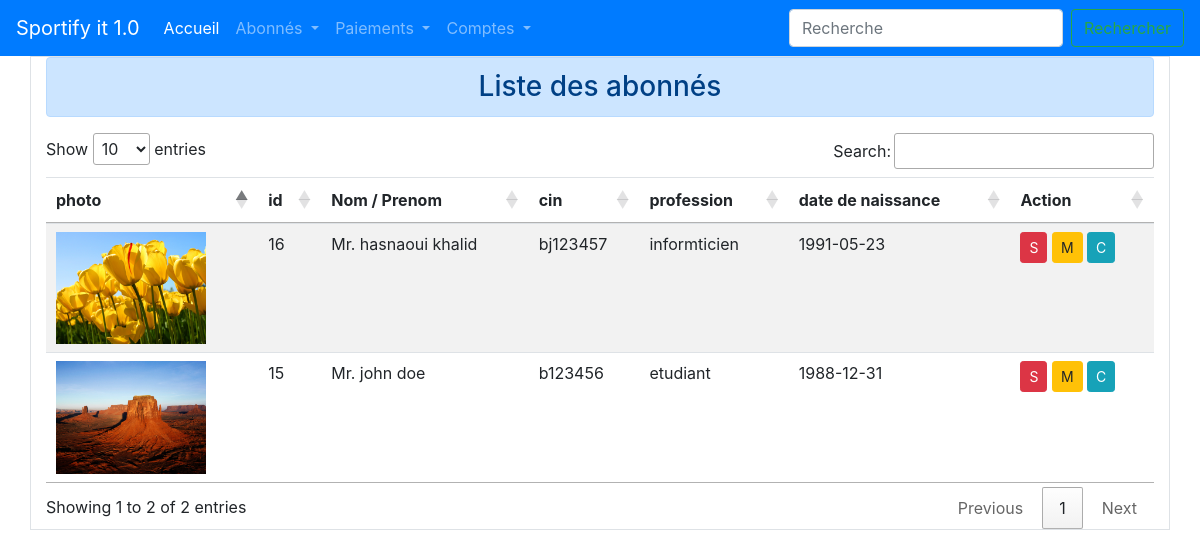
/abonnes/index.php, run on the app's committed database.
### tables this page shows
CREATE TABLE `abonnes` (
  `id` int(11) NOT NULL,
  `nom` varchar(254) DEFAULT NULL,
  `prenom` varchar(254) DEFAULT NULL,
  `date_naissance` varchar(255) DEFAULT NULL,
  `profession` varchar(254) DEFAULT NULL,
  `sexe` varchar(254) DEFAULT NULL,
  `inscrit_le` date DEFAULT NULL,
  `created_at` timestamp NULL DEFAULT CURRENT_TIMESTAMP,
  `updated_at` timestamp NULL DEFAULT CURRENT_TIMESTAMP,
  `photo` varchar(255) DEFAULT NULL,
  `cin` varchar(20) DEFAULT NULL
);

### models/utils.class.php (called while the page is built, shortened)
<?php
class Utils
{
    public static  $_CNX = NULL;
    public static  $TABLE;
    public    static function connecter_db()
    {
        try {
            $options = [PDO::ATTR_ERRMODE => PDO::ERRMODE_EXCEPTION];
            if (!self::$_CNX) {
                self::$_CNX =  new PDO("mysql:host=localhost;dbname=sportify_db_2020;port=3306;charset=utf8", "root", "", $options);
            }
            return self::$_CNX;
        } catch (PDOException $e) {
            die("erreur de connexion a la base de donnees " . $e->getMessage());
        }
    }
    public static function all()
    {
        try {
            $rp = self::$_CNX->prepare("select * from " . static::$TABLE . " order by id  desc");
            $rp->execute();
            $resultat =  $rp->fetchAll();
            return $resultat;
        } catch (PDOException $e) {
            die("erreur de  recuperation des " . static::$TABLE . " dans  la base de donnees " . $e->getMessage());
        }
    }
}

### abonnes/index.php (the view, shortened to what this page needs)
<?php
include "../models/utils.class.php";
$abonnes = Abonne::all();
?>
<!DOCTYPE html>
<html lang="en">
<head>
    <link rel="stylesheet" href="https://cdn.datatables.net/1.10.21/css/jquery.dataTables.min.css">
    <link rel="stylesheet" href="https://stackpath.bootstrapcdn.com/bootstrap/4.5.0/css/bootstrap.min.css">
</head>
<body>
    <?php
    include "../_menu.php";
    ?>
    <div class="container border">
        <h3 class="alert alert-primary text-center">Liste des abonnés </h3>
        <table class="table table-striped" id="matable">
            <thead>
                <tr>
                    <th scope="col">photo</th>
                    <th scope="col">id</th>
                    <th scope="col">Nom / Prenom </th>
                    <th scope="col">cin</th>
                    <th scope="col">profession</th>
                    <th scope="col">date de naissance</th>
                    <th>Action</th>
                </tr>
            </thead>
            <tbody>
                <?php foreach ($abonnes as $a) {   ?>
                    <tr>
                        <td> <img src="<?= $a['photo'] ?>" width="150"> </td>
                        <td><?= $a['id'] ?></td>
                        <td>
                            <?php
                            if ($a['sexe'] == 'homme') echo "Mr.";
                            else echo "Mme.";
                            ?>
                            <?= $a['nom'] ?> <?= $a['prenom'] ?></td>
                        <td><?= $a['cin'] ?> </td>
                        <td><?= $a['profession'] ?></td>
                        <td><?= $a['date_naissance'] ?></td>
                        <td>
                            <a onclick="return confirm ('supprimer?')" href="controller.php?action=delete&id= <?= $a['id'] ?>" class="btn btn-sm btn-danger">S</a>
                            <a href="edit.php?id=<?= $a['id'] ?>" class="btn btn-sm btn-warning">M</a>
                            <a href="show.php?id= <?= $a['id'] ?>" class="btn btn-sm btn-info">C</a>
                        </td>
                    </tr>
                <?php } ?>
            </tbody>
        </table>
    </div>
</body>
</html>

### _menu.php (shortened to what this page needs)
<nav class="navbar navbar-expand-lg  navbar-dark bg-primary">
    <a class="navbar-brand" href="#">Sportify it 1.0</a>
    <div class="collapse navbar-collapse" id="navbarSupportedContent">
        <ul class="navbar-nav mr-auto">
            <li class="nav-item active">
                <a class="nav-link" href="#">Accueil <span class="sr-only">(current)</span></a>
            </li>
            <li class="nav-item dropdown">
                <a class="nav-link dropdown-toggle" href="#" id="navbarDropdown" role="button" data-toggle="dropdown" aria-haspopup="true" aria-expanded="false">
                    Abonnés
                </a>
            </li>
            <li class="nav-item dropdown">
                <a class="nav-link dropdown-toggle" href="#" id="navbarDropdown" role="button" data-toggle="dropdown" aria-haspopup="true" aria-expanded="false">
                    Paiements
                </a>
            </li>
            <li class="nav-item dropdown">
                <a class="nav-link dropdown-toggle" href="#" id="navbarDropdown" role="button" data-toggle="dropdown" aria-haspopup="true" aria-expanded="false">
                    Comptes
                </a>
            </li>
        </ul>
        <form class="form-inline my-2 my-lg-0">
            <input class="form-control mr-sm-2" type="search" placeholder="Recherche" aria-label="Search">
            <button class="btn btn-outline-success my-2 my-sm-0" type="submit">Rechercher</button>
        </form>
    </div>
</nav>

### data on the page
abonnes: photo (picture), id "16", sexe "Mr.", nom "hasnaoui", prenom "khalid", cin "bj123457", profession "informticien", date_naissance "1991-05-23"
abonnes: photo (picture), id "15", sexe "Mr.", nom "john", prenom "doe", cin "b123456", profession "etudiant", date_naissance "1988-12-31"
